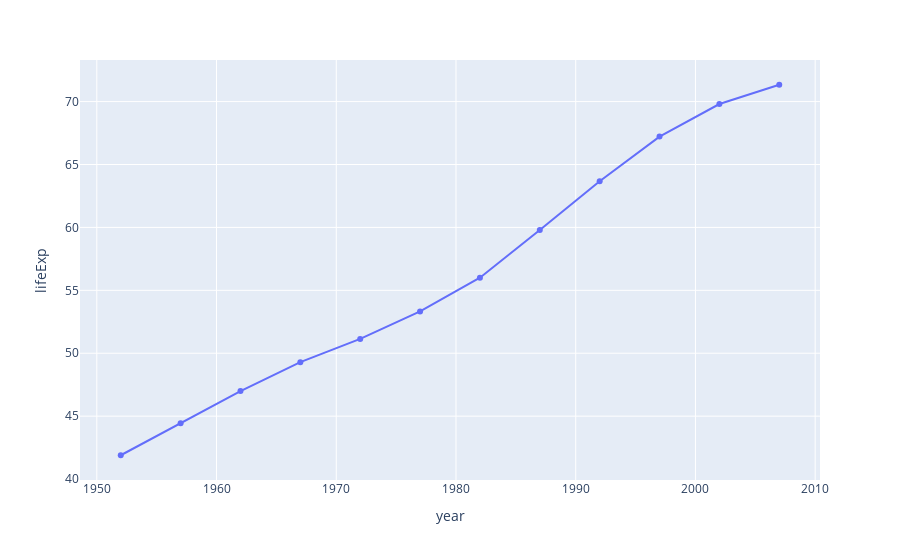

The code cell stored with this chart in its notebook:
### Markdown cell above
## line plot  
- lifeExp in Egypt over years
- pop in Egypt over years

### Code cell
px.line(df_gapminder[df_gapminder['country']=='Egypt'], x='year',y='lifeExp',markers='year')

### Figure 1 — Plotly figure (JSON) as saved in the notebook; plotly's stock layout.template omitted (floating-point values rounded to 4 significant figures)
{"data": [{"hovertemplate": "year=%{x}<br>lifeExp=%{y}<extra></extra>", "legendgroup": "", "line": {"color": "#636efa", "dash": "solid"}, "marker": {"symbol": "circle"}, "mode": "markers+lines", "name": "", "orientation": "v", "showlegend": false, "type": "scatter", "x": [1952, 1957, 1962, 1967, 1972, 1977, 1982, 1987, 1992, 1997, 2002, 2007], "xaxis": "x", "y": [41.89, 44.44, 46.99, 49.29, 51.14, 53.32, 56.01, 59.8, 63.67, 67.22, 69.81, 71.34], "yaxis": "y"}], "layout": {"legend": {"tracegroupgap": 0}, "margin": {"t": 60}, "xaxis": {"anchor": "y", "domain": [0, 1], "title": {"text": "year"}}, "yaxis": {"anchor": "x", "domain": [0, 1], "title": {"text": "lifeExp"}}}}
